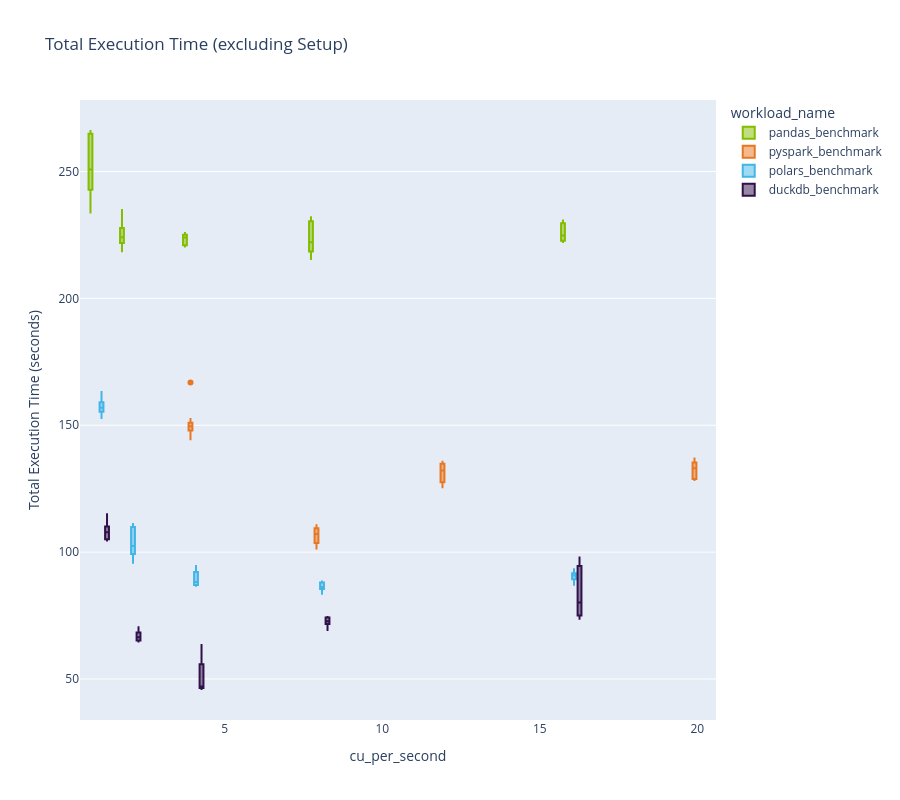

This figure's notebook cell:
### Code cell
fig = px.box(overall_benchmarks_excluding_start_and_setup, 
             x="cu_per_second",
             y="total_execution_time",
             color="workload_name",
             title="Total Execution Time (excluding Setup)",
             category_orders={
                 "cu_per_second": [1, 2, 4, 8, 12, 16, 20],
                 "workload_name": ["pandas_benchmark", "pyspark_benchmark", "polars_benchmark", "duckdb_benchmark"]
                 }
             )

fig.update_layout(
    yaxis_title="Total Execution Time (seconds)"
)


fig.show()

### Figure 1 — Plotly figure (JSON) as saved in the notebook; plotly's stock layout.template omitted (floating-point values rounded to 4 significant figures)
{"data": [{"alignmentgroup": "True", "hovertemplate": "workload_name=pandas_benchmark<br>cu_per_second=%{x}<br>total_execution_time=%{y}<extra></extra>", "legendgroup": "pandas_benchmark", "marker": {"color": "#84BD00"}, "name": "pandas_benchmark", "notched": false, "offsetgroup": "pandas_benchmark", "orientation": "v", "showlegend": true, "type": "box", "x": [1, 1, 1, 1, 1, 1, 1, 1, 2, 2, 2, 2, 2, 2, 2, 4, 4, 4, 4, 4, 8, 8, 8, 8, 8, 16, 16, 16, 16, 16], "x0": " ", "xaxis": "x", "y": [266.0, 265.2, 264.6, 233.8, 239.0, 248.0, 246.7, 253.7, 227.8, 234.9, 223.8, 227.8, 218.6, 224.1, 221.2, 224.9, 221.1, 224.1, 225.8, 220.4, 229.9, 232.0, 215.6, 222.1, 219.5, 229.2, 230.7, 222.9, 224.8, 222.3], "y0": " ", "yaxis": "y"}, {"alignmentgroup": "True", "hovertemplate": "workload_name=pyspark_benchmark<br>cu_per_second=%{x}<br>total_execution_time=%{y}<extra></extra>", "legendgroup": "pyspark_benchmark", "marker": {"color": "#E87722"}, "name": "pyspark_benchmark", "notched": false, "offsetgroup": "pyspark_benchmark", "orientation": "v", "showlegend": true, "type": "box", "x": [4, 4, 4, 4, 4, 4, 4, 4, 4, 4, 4, 4, 4, 4, 4, 4, 4, 4, 8, 8, 8, 8, 8, 12, 12, 12, 12, 12, 20, 20, 20, 20, 20], "x0": " ", "xaxis": "x", "y": [149.3, 152.5, 147.8, 148.0, 150.0, 149.3, 144.7, 150.9, 149.9, 148.9, 148.5, 152.3, 146.3, 166.9, 149.9, 151.0, 144.5, 151.7, 104.3, 101.4, 109.0, 110.6, 107.1, 135.7, 128.2, 132.2, 134.6, 125.6, 136.9, 134.7, 128.4, 133.0, 129.0], "y0": " ", "yaxis": "y"}, {"alignmentgroup": "True", "hovertemplate": "workload_name=polars_benchmark<br>cu_per_second=%{x}<br>total_execution_time=%{y}<extra></extra>", "legendgroup": "polars_benchmark", "marker": {"color": "#41B6E6"}, "name": "polars_benchmark", "notched": false, "offsetgroup": "polars_benchmark", "orientation": "v", "showlegend": true, "type": "box", "x": [1, 1, 1, 1, 1, 2, 2, 2, 2, 2, 4, 4, 4, 4, 4, 8, 8, 8, 8, 8, 16, 16, 16, 16, 16], "x0": " ", "xaxis": "x", "y": [152.9, 156.9, 157.7, 163.1, 156.2, 95.76, 102.4, 100.5, 111.1, 109.5, 87.1, 88.2, 86.7, 91.42, 94.5, 87.93, 86.12, 83.55, 86.28, 88.41, 90.02, 87.17, 91.07, 93.25, 90.79], "y0": " ", "yaxis": "y"}, {"alignmentgroup": "True", "hovertemplate": "workload_name=duckdb_benchmark<br>cu_per_second=%{x}<br>total_execution_time=%{y}<extra></extra>", "legendgroup": "duckdb_benchmark", "marker": {"color": "#31114A"}, "name": "duckdb_benchmark", "notched": false, "offsetgroup": "duckdb_benchmark", "orientation": "v", "showlegend": true, "type": "box", "x": [1, 1, 1, 1, 1, 1, 1, 2, 2, 2, 2, 2, 2, 2, 2, 4, 4, 4, 4, 4, 8, 8, 8, 8, 8, 16, 16, 16, 16, 16], "x0": " ", "xaxis": "x", "y": [110.8, 115.0, 108.1, 106.2, 104.6, 107.9, 104.7, 69.82, 66.64, 66.17, 65.15, 66.81, 65.1, 70.36, 64.74, 46.04, 46.6, 47.04, 53.3, 63.41, 74.17, 69.34, 72.79, 74.42, 72.42, 80.18, 93.43, 75.4, 97.88, 73.71], "y0": " ", "yaxis": "y"}], "layout": {"boxmode": "group", "height": 800, "legend": {"title": {"text": "workload_name"}, "tracegroupgap": 0}, "title": {"text": "Total Execution Time (excluding Setup)"}, "xaxis": {"anchor": "y", "categoryarray": [1, 2, 4, 8, 12, 16, 20], "categoryorder": "array", "domain": [0, 1], "title": {"text": "cu_per_second"}}, "yaxis": {"anchor": "x", "domain": [0, 1], "title": {"text": "Total Execution Time (seconds)"}}}}
